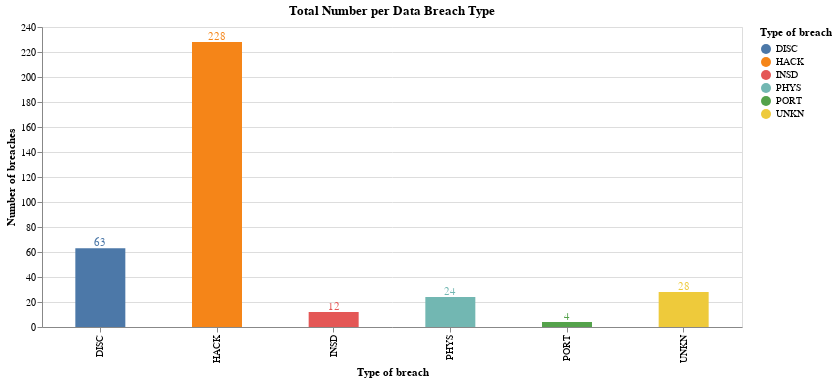

Here is the notebook cell this chart was saved with:
### Code cell
# I was able to create this bar graph that look much better than the pie chart.  

bars = alt.Chart(df3).mark_bar(size=50).encode(
    x=alt.X("Type of breach"),
    y=alt.Y("count():Q", axis=alt.Axis(title='Number of breaches')),
    tooltip=[alt.Tooltip('count()', title='Number of articles'), 'Type of breach'],
    color='Type of breach'

)

text = bars.mark_text(
    align='center',
    baseline='bottom',
).encode(
    text='count()'
)

(bars + text).interactive().properties(
    height=300, 
    width=700,
    title = "Total Number per Data Breach Type",
)

### Figure 1 — Vega-Lite specification as saved in the notebook (floating-point values rounded to 4 significant figures; data arrays with more than 128 entries replaced by an {"elided": "..."} marker saying what was removed)
{"config": {"view": {"continuousWidth": 300, "continuousHeight": 300}}, "layer": [{"mark": {"type": "bar", "size": 50}, "encoding": {"color": {"field": "Type of breach", "type": "nominal"}, "tooltip": [{"aggregate": "count", "title": "Number of articles", "type": "quantitative"}, {"field": "Type of breach", "type": "nominal"}], "x": {"field": "Type of breach", "type": "nominal"}, "y": {"aggregate": "count", "axis": {"title": "Number of breaches"}, "type": "quantitative"}}, "name": "view_1"}, {"mark": {"type": "text", "align": "center", "baseline": "bottom"}, "encoding": {"color": {"field": "Type of breach", "type": "nominal"}, "text": {"aggregate": "count", "type": "quantitative"}, "tooltip": [{"aggregate": "count", "title": "Number of articles", "type": "quantitative"}, {"field": "Type of breach", "type": "nominal"}], "x": {"field": "Type of breach", "type": "nominal"}, "y": {"aggregate": "count", "axis": {"title": "Number of breaches"}, "type": "quantitative"}}}], "data": {"name": "data-018b35f03f56ffd5ea69b1ffe8ea780c"}, "height": 300, "params": [{"name": "param_1", "select": {"type": "interval", "encodings": ["x", "y"]}, "bind": "scales", "views": ["view_1"]}], "title": "Total Number per Data Breach Type", "width": 700, "$schema": "https://vega.github.io/schema/vega-lite/v5.16.3.json", "datasets": {"data-018b35f03f56ffd5ea69b1ffe8ea780c": {"elided": "359 records"}}}
